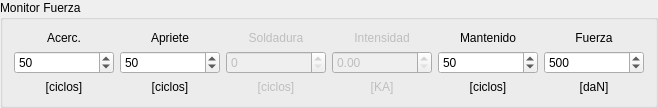
               <widget class="QGroupBox" name="groupBox_7">
                <property name="title">
                 <string>Monitor Fuerza</string>
                </property>
                <layout class="QGridLayout" name="gridLayout_11">
                 <item row="2" column="5">
                  <widget class="QLabel" name="lbl_311">
                   <property name="text">
                    <string>[daN]</string>
                   </property>
                   <property name="alignment">
                    <set>Qt::AlignCenter</set>
                   </property>
                  </widget>
                 </item>
                 <item row="2" column="4">
                  <widget class="QLabel" name="lbl_309">
                   <property name="text">
                    <string>[ciclos]</string>
                   </property>
                   <property name="alignment">
                    <set>Qt::AlignCenter</set>
                   </property>
                  </widget>
                 </item>
                 <item row="2" column="3">
                  <widget class="QLabel" name="lbl_307">
                   <property name="enabled">
                    <bool>false</bool>
                   </property>
                   <property name="text">
                    <string>[KA]</string>
                   </property>
                   <property name="alignment">
                    <set>Qt::AlignCenter</set>
                   </property>
                  </widget>
                 </item>
                 <item row="2" column="1">
                  <widget class="QLabel" name="lbl_303">
                   <property name="text">
                    <string>[ciclos]</string>
                   </property>
                   <property name="alignment">
                    <set>Qt::AlignCenter</set>
                   </property>
                  </widget>
                 </item>
                 <item row="2" column="0">
                  <widget class="QLabel" name="lbl_301">
                   <property name="text">
                    <string>[ciclos]</string>
                   </property>
                   <property name="alignment">
                    <set>Qt::AlignCenter</set>
                   </property>
                  </widget>
                 </item>
                 <item row="2" column="2">
                  <widget class="QLabel" name="lbl_305">
                   <property name="enabled">
                    <bool>false</bool>
                   </property>
                   <property name="text">
                    <string>[ciclos]</string>
                   </property>
                   <property name="alignment">
                    <set>Qt::AlignCenter</set>
                   </property>
                  </widget>
                 </item>
                 <item row="0" column="3">
                  <widget class="QLabel" name="lbl_306">
                   <property name="enabled">
                    <bool>false</bool>
                   </property>
                   <property name="text">
                    <string>Intensidad</string>
                   </property>
                   <property name="alignment">
                    <set>Qt::AlignCenter</set>
                   </property>
                  </widget>
                 </item>
                 <item row="0" column="0">
                  <widget class="QLabel" name="lbl_300">
                   <property name="text">
                    <string>Acerc.</string>
                   </property>
                   <property name="alignment">
                    <set>Qt::AlignCenter</set>
                   </property>
                  </widget>
                 </item>
                 <item row="1" column="1">
                  <widget class="QSpinBox" name="caja_301">
                   <property name="minimumSize">
                    <size>
                     <width>100</width>
                     <height>0</height>
                    </size>
                   </property>
                   <property name="maximumSize">
                    <size>
                     <width>100</width>
                     <height>16777215</height>
                    </size>
                   </property>
                   <property name="value">
                    <number>50</number>
                   </property>
                  </widget>
                 </item>
                 <item row="0" column="1">
                  <widget class="QLabel" name="lbl_302">
                   <property name="text">
                    <string>Apriete</string>
                   </property>
                   <property name="alignment">
                    <set>Qt::AlignCenter</set>
                   </property>
                  </widget>
                 </item>
                 <item row="1" column="0">
                  <widget class="QSpinBox" name="caja_300">
                   <property name="minimumSize">
                    <size>
                     <width>100</width>
                     <height>0</height>
                    </size>
                   </property>
                   <property name="maximumSize">
                    <size>
                     <width>100</width>
                     <height>16777215</height>
                    </size>
                   </property>
                   <property name="value">
                    <number>50</number>
                   </property>
                  </widget>
                 </item>
                 <item row="0" column="2">
                  <widget class="QLabel" name="lbl_304">
                   <property name="enabled">
                    <bool>false</bool>
                   </property>
                   <property name="text">
                    <string>Soldadura</string>
                   </property>
                   <property name="alignment">
                    <set>Qt::AlignCenter</set>
                   </property>
                  </widget>
                 </item>
                 <item row="0" column="4">
                  <widget class="QLabel" name="lbl_308">
                   <property name="text">
                    <string>Mantenido</string>
                   </property>
                   <property name="alignment">
                    <set>Qt::AlignCenter</set>
                   </property>
                  </widget>
                 </item>
                 <item row="0" column="5">
                  <widget class="QLabel" name="lbl_310">
                   <property name="text">
                    <string>Fuerza</string>
                   </property>
                   <property name="alignment">
                    <set>Qt::AlignCenter</set>
                   </property>
                  </widget>
                 </item>
                 <item row="1" column="5">
                  <widget class="QSpinBox" name="caja_305">
                   <property name="minimumSize">
                    <size>
                     <width>100</width>
                     <height>0</height>
                    </size>
                   </property>
                   <property name="maximumSize">
                    <size>
                     <width>100</width>
                     <height>16777215</height>
                    </size>
                   </property>
                   <property name="maximum">
                    <number>9999</number>
                   </property>
                   <property name="value">
                    <number>500</number>
                   </property>
                  </widget>
                 </item>
                 <item row="1" column="2">
                  <widget class="QSpinBox" name="caja_302">
                   <property name="enabled">
                    <bool>false</bool>
                   </property>
                   <property name="minimumSize">
                    <size>
                     <width>100</width>
                     <height>0</height>
                    </size>
                   </property>
                   <property name="maximumSize">
                    <size>
                     <width>100</width>
                     <height>16777215</height>
                    </size>
                   </property>
                  </widget>
                 </item>
                 <item row="1" column="3">
                  <widget class="QDoubleSpinBox" name="caja_303">
                   <property name="enabled">
                    <bool>false</bool>
                   </property>
                   <property name="minimumSize">
                    <size>
                     <width>100</width>
                     <height>0</height>
                    </size>
                   </property>
                   <property name="maximumSize">
                    <size>
                     <width>100</width>
                     <height>16777215</height>
                    </size>
                   </property>
                  </widget>
                 </item>
                 <item row="1" column="4">
                  <widget class="QSpinBox" name="caja_304">
                   <property name="minimumSize">
                    <size>
                     <width>100</width>
                     <height>0</height>
                    </size>
                   </property>
                   <property name="maximumSize">
                    <size>
                     <width>100</width>
                     <height>16777215</height>
                    </size>
                   </property>
                   <property name="value">
                    <number>50</number>
                   </property>
                  </widget>
                 </item>
                </layout>
               </widget>
